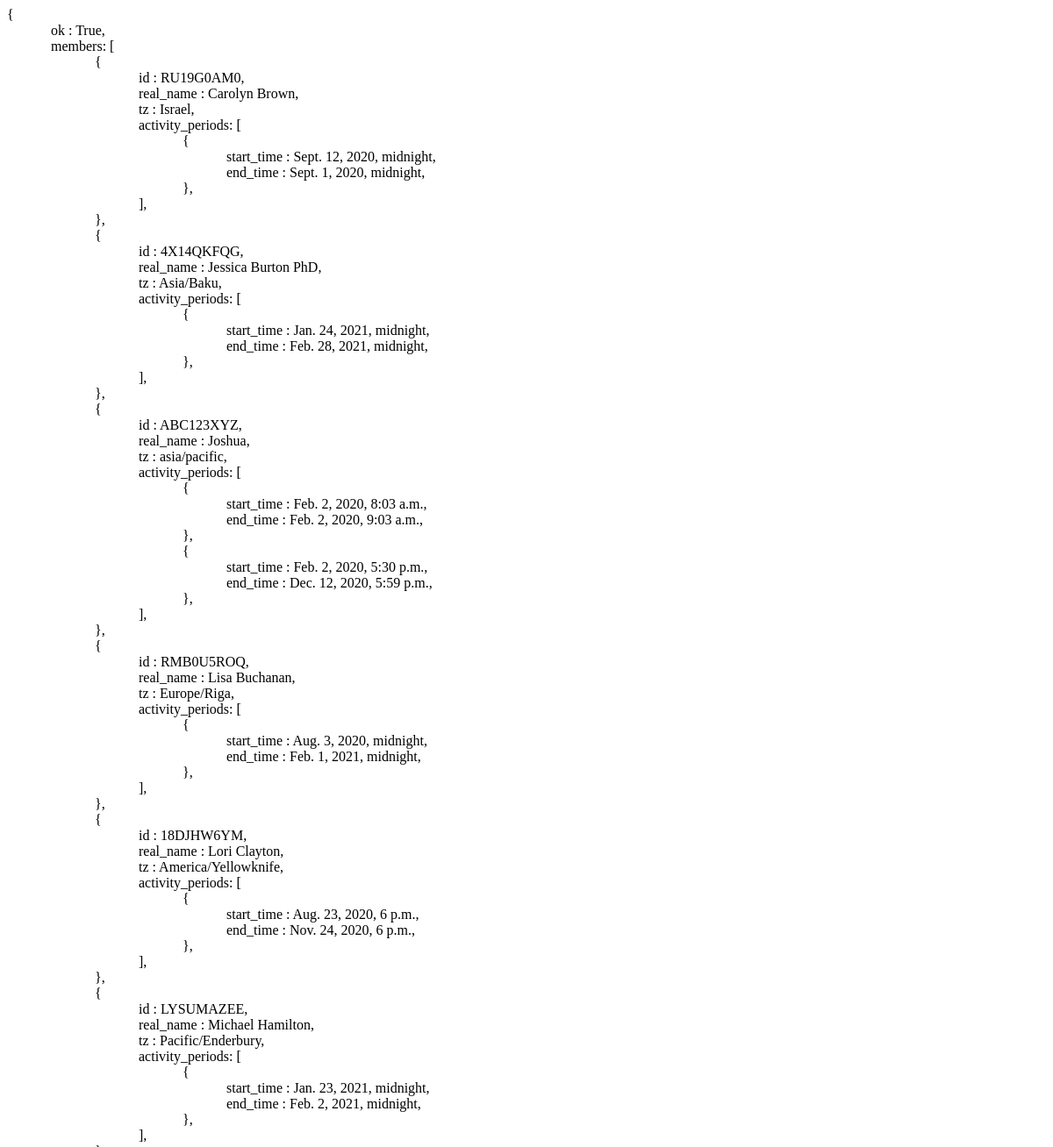
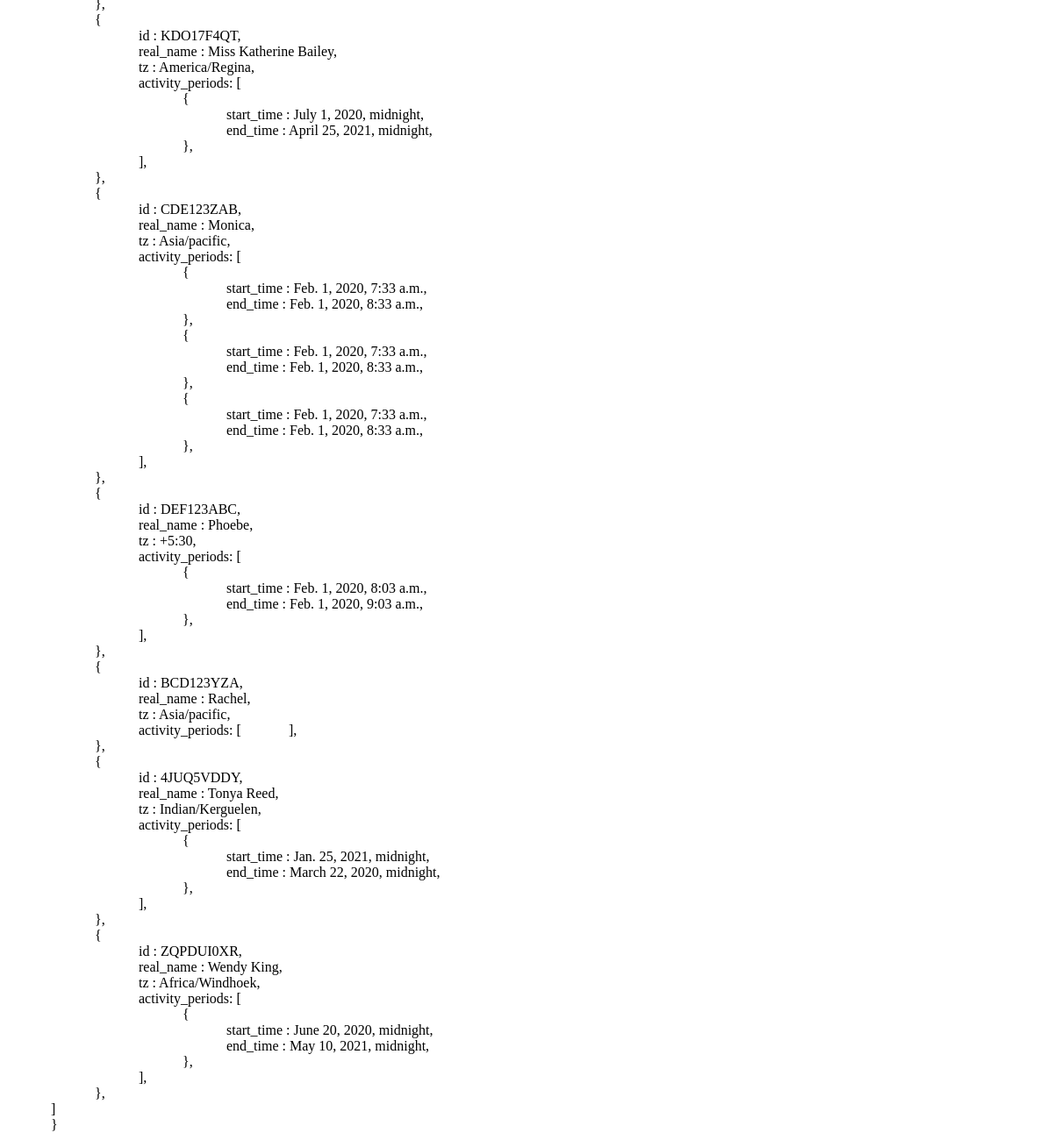
Before: / with the older database file (2 pictures, top to bottom).
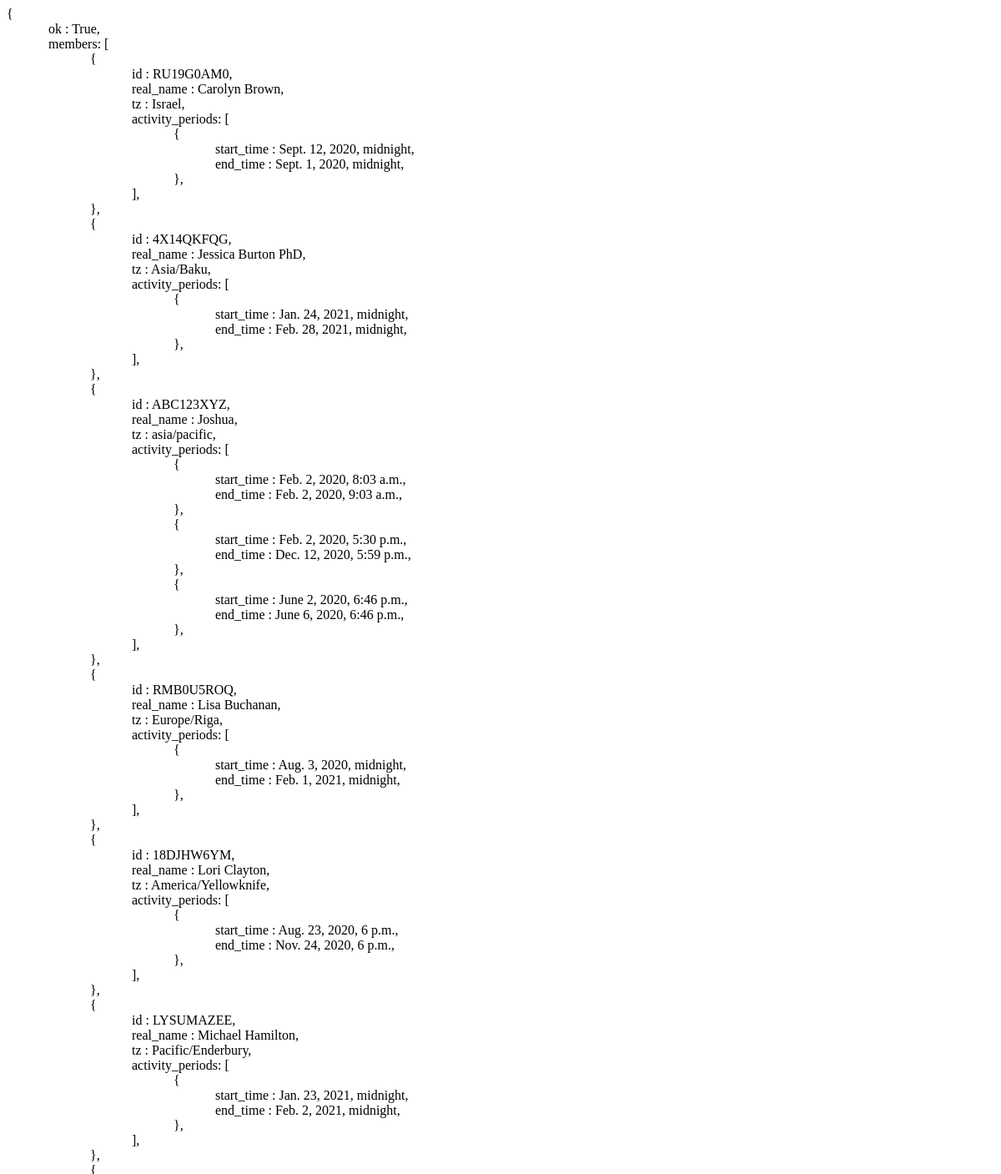
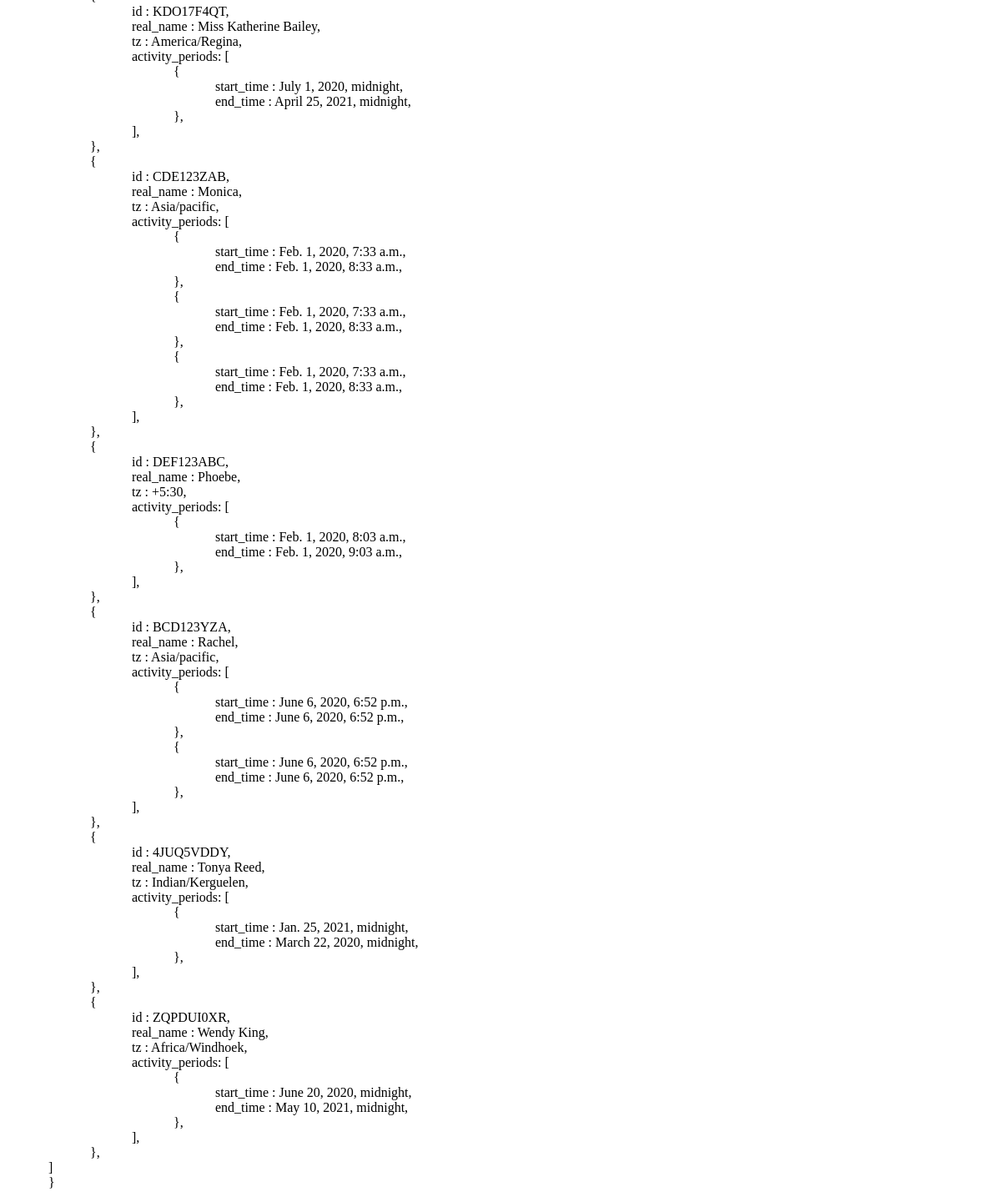
After: the same page with the newer database file (2 pictures, top to bottom).
### activities/models.py (models this page shows)
class User(models.Model):
    id = models.CharField(max_length=9, primary_key=True)
    real_name = models.CharField(max_length=200)
    tz = models.CharField(max_length=200)
    def data(self):
        user_data = {'id': self.id, 'real_name': self.real_name, 'tz': self.tz}
        return user_data

class ActivityPeriod(models.Model):
    user = models.ForeignKey(User, on_delete=models.CASCADE)
    start_time = models.DateTimeField('Start time')
    end_time = models.DateTimeField('End time')
    def data(self):
        activity_data = {'user': self.user, 'start_time': self.start_time, 'end_time': self.end_time}
        return activity_data

### activities/views.py (the view)
# urls.py: path('', views.index, name='index')
def index(request):
    response = {"ok": True, "members": []}
    user_list = User.objects.all().order_by('real_name')
    user_activity_list = []
    for user in user_list:
        user_data = user.data()
        user_data['activity_periods'] = []
        activity_periods = ActivityPeriod.objects.filter(user=user).order_by('start_time')
        for activity in activity_periods:
            activity_data = activity.data()
            del activity_data["user"]
            user_data['activity_periods'].append(activity_data.copy())
        user_activity_list.append(user_data)
    response['members'] = user_activity_list
    context = {'user_list': response}
    return render(request, 'activities/index.html', context)

### activities/templates/activities/index.html
{% load static %}
<link rel="stylesheet" type="text/css" href="{% static 'activities/style.css' %}">
{% if user_list %}
<div>
    <span>{</span>
    {% for key,value in user_list.items %}
    {% ifequal key 'members' %}
    <div class="indent">
        {{key}}: [
        <br/>
        {% for user in value %}
        <div>
            <span class="indent">{</span>
            {% for key1,value1 in user.items %}
            {% ifequal key1 'activity_periods' %}
            <div class="indent">
                <span class="indent">{{key1}}: [</span>
                {% for activity in value1 %}
                <div class="indent">
                    <span class="indent">{</span>
                    {% for key2,value2 in activity.items %}
                    <div class="indent">
                        <span class="indent">{{ key2 }} : {{value2}},</span>
                    </div>
                    {% endfor%}
                    <span class="indent">},</span>
                </div>
                {% endfor%}
                <span class="indent">],</span>
                {% else %}
                <div class="indent">
                    <span class="indent">{{ key1 }} : {{value1}},</span>
                </div>
                {% endifequal %}
                {% endfor%}
                <br/>
                <span>},</span>
            </div>
            {% endfor%}
            ]
        </div>
        {% else %}
        <div class="indent">
            <span>{{ key }} : {{value}},</span>
        </div>
        {% endifequal %}
        {% endfor%}
        <span>}</span>
    </div>
    {% else %}
    <div class="indent">No users are available.</div>
    {% endif %}
</div>

### activities/static/activities/style.css (style rules this page uses)
.indent { margin-left:50px; }

Changed rows visible on the page:
added ActivityPeriod: activity "June 2, 2020, 6:46 p.m." "June 6, 2020, 6:46 p.m."
added ActivityPeriod: activity "June 6, 2020, 6:52 p.m." "June 6, 2020, 6:52 p.m."
added ActivityPeriod: activity "June 6, 2020, 6:52 p.m." "June 6, 2020, 6:52 p.m."
Other visible differences:
new list line: "{ start_time : , end_time : , }, { start_time : , end_time : , }, { start_time : , end_time : , },"
